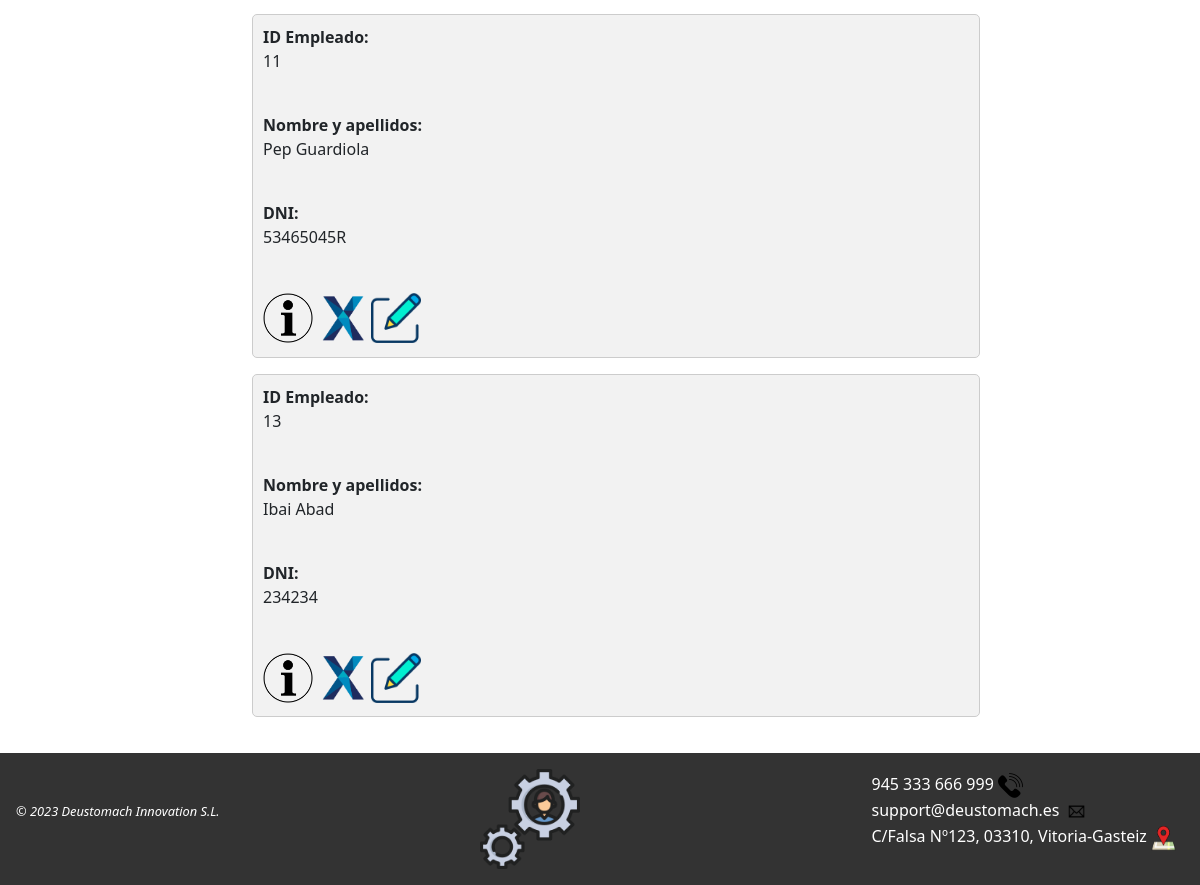
The app's page /AppWeb/listadoEmpleados/ (lower part), older data.
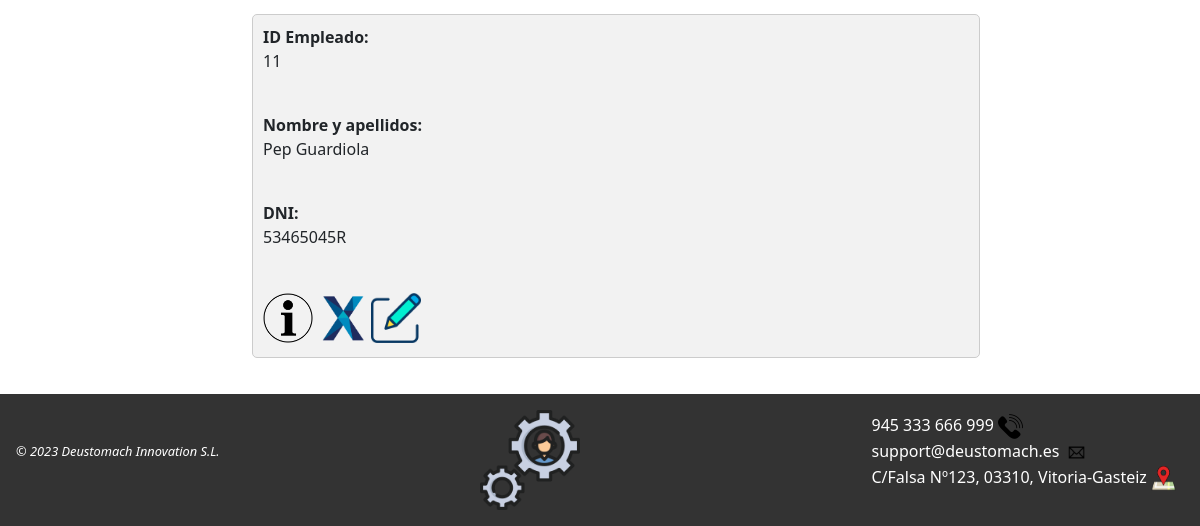
The same page, newer data.
### AppWeb/models.py (models this page shows, shortened)
class Empleado(models.Model):
    dni = models.CharField(max_length=9, unique=True)
    nombre = models.CharField(max_length=15)
    apellidos = models.CharField(max_length=25)
    email = models.CharField(max_length=30)
    telefono = models.IntegerField(default=0)

### AppWeb/views.py (the view)
# urls.py: path('AppWeb/listadoEmpleados/', ListaEmpleado.as_view(), name='listado-empleado'),
class ListaEmpleado(ListView):
    model = Empleado
    template_name = 'listadoEmpleados.html'

### AppWeb/Templates/listadoEmpleados.html (shortened to what this page needs)
{% extends "homeEmpleados.html" %}
{% load static %}
{% block contenido %}
<div class="contenido">
    {% if object_list %}
        {% for emp in object_list %}
        <ul>
            <div class="objetos">
                <b>ID Empleado: </b><p>{{emp.id}}</p><br>
                <b>Nombre y apellidos:</b><p>{{emp.nombre}} {{emp.apellidos}}</p><br>
                <b>DNI:</b><p>{{ emp.dni }}</p><br>
                <a href="{% url 'gestion:detalle-empleado' emp.id %}"><img src="{% static 'images/info.png' %}"  title="Pulsa para ver los detalles del empleado" width="50px"></a>
                <a href="{% url 'gestion:borrar-empleado' emp.id %}"><img src="{% static 'images/delete.png' %}" title="Haz clic para eliminar al empleado" width="50px"></a>
                <a href="{% url 'gestion:modificar-empleado' emp.id %}"><img src="{% static 'images/editar.png' %}" title="Haz clic para editar este empleado" width="50px" ></a>
            </div>
        </ul>
        {% endfor %}
    {% else %}
        <h1>No hay empleados disponibles</h1>
    {% endif %}
</div>
{% endblock %}

### AppWeb/Templates/homeEmpleados.html (shortened to what this page needs)
{% load static %}
<!DOCTYPE html>
<html lang="en">
<head>
    <link href="https://cdn.jsdelivr.net/npm/bootstrap@5.1.3/dist/css/bootstrap.min.css" rel="stylesheet"
>
    <link rel="stylesheet" href="{% static 'css/Estilo.css' %}">
</head>
<body>
    <main class="main">
        {% block contenido %} {% endblock %}
    </main>
    <footer>
        <div class="piePagina">
            <p id="proteccion"><em>© 2023 Deustomach Innovation S.L.</em></p>
            <a id="admin" href="http://127.0.0.1:8000/admin/"><img id="logo_admin" src="{% static 'images/admin.png' %}" title="Administración"></a>
            <ul id="otros">
                <li>945 333 666 999 <img class="logoInferior" src="{% static 'images/tlf.png' %}" title="imagen de un teléfono"></a></li>
                <li>support@deustomach.es <img class="logoInferior" src="{% static 'images/mail.png' %}" title="imagen de un mail"></a></li>
                <li>C/Falsa Nº123, 03310, Vitoria-Gasteiz <img class="logoInferior" src="{% static 'images/mapa.png' %}" title="imagen de un mapa"></a></li>
            </ul>
        </div>
    </footer>
</body>
</html>

### AppWeb/static/css/Estilo.css (style rules this page uses)
footer { background-color: #333; color: #fff; }
.piePagina { display: flex; justify-content: space-between; align-items: center; padding: 1rem; }
#proteccion { font-size: 0.8rem; }
.logoInferior { width: 25px; height: 25px; margin-right: 0.5rem; }
#logo_admin { width: 100px; }
#otros { list-style: none; }
.contenido { margin: 0 auto; max-width: 800px; padding: 20px; }
.objetos { background-color: #f2f2f2; padding: 10px; border-radius: 5px; border: 1px solid #ccc; }
a { color: white; text-decoration: none; }

Row changes from the older to the newer data that the page shows:
removed Empleado: id "13", nombre "Ibai", apellidos "Abad", dni "234234"
